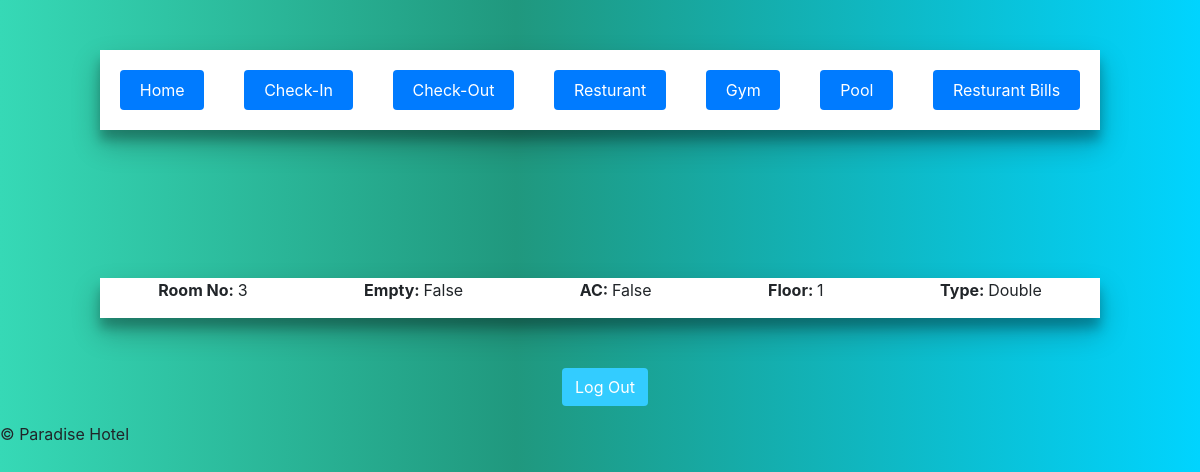
The app's page /room/3 (signed in) with its own data.
### pages/models.py (models this page shows)
class Room(models.Model):
    ROOM_CHOICES = [
        ('Single', 'Single'),
        ('Double', 'Double'),
        ('Suite', 'Suite')
    ]
    room_no = models.IntegerField(primary_key = True)
    empty = models.BooleanField(default=True)
    AC = models.BooleanField(default=False)
    room_type = models.CharField(max_length=10, choices=ROOM_CHOICES, default='Single')
    room_cost = models.IntegerField(default=1000)
    floor = models.IntegerField(default=1)

### pages/views.py (the view)
# urls.py: path('room/<str:my_pk>', room_detail, name='room-detail'),
def room_detail(request, my_pk):
    obj = Room.objects.get(pk = my_pk)
    content =  {
        "instance": obj
    }
    return render(request, 'room.html', content)

### Templates/room.html (shortened to what this page needs)
{% extends 'base.html' %}
{% block content %}
<div class='nav'>
    <p><b>Room No: </b>{{instance.room_no}}</p>
    <p><b>Empty: </b>{{instance.empty}}</p>
    <p><b>AC: </b>{{instance.AC}}</p>
    <p><b>Floor: </b>{{instance.floor}}</p>
    <p><b>Type: </b>{{instance.room_type}}</p>
</div>
{% endblock %}

### Templates/base.html (style rules this page uses)
body, html { margin: 0; padding: 0; height: 100%; background: rgb(54,217,182); background: linear-gradient(90deg, rgba(54,217,182,1) 0%, rgba(32,152,126,1) 43%, rgba(0,212,255,1) 100%); }
.nav { max-width:1000px; margin:30px auto; box-shadow: 0 14px 28px rgba(0,0,0,0.25), 0 10px 10px rgba(0,0,0,0.22); background-color: #fff; margin-top:50px; margin-bottom:50px; justify-content: space-around; align-items: flex-start; }

### records on screen
Room: room_no "3", empty "False", AC "False", floor "1", room_type "Double"
